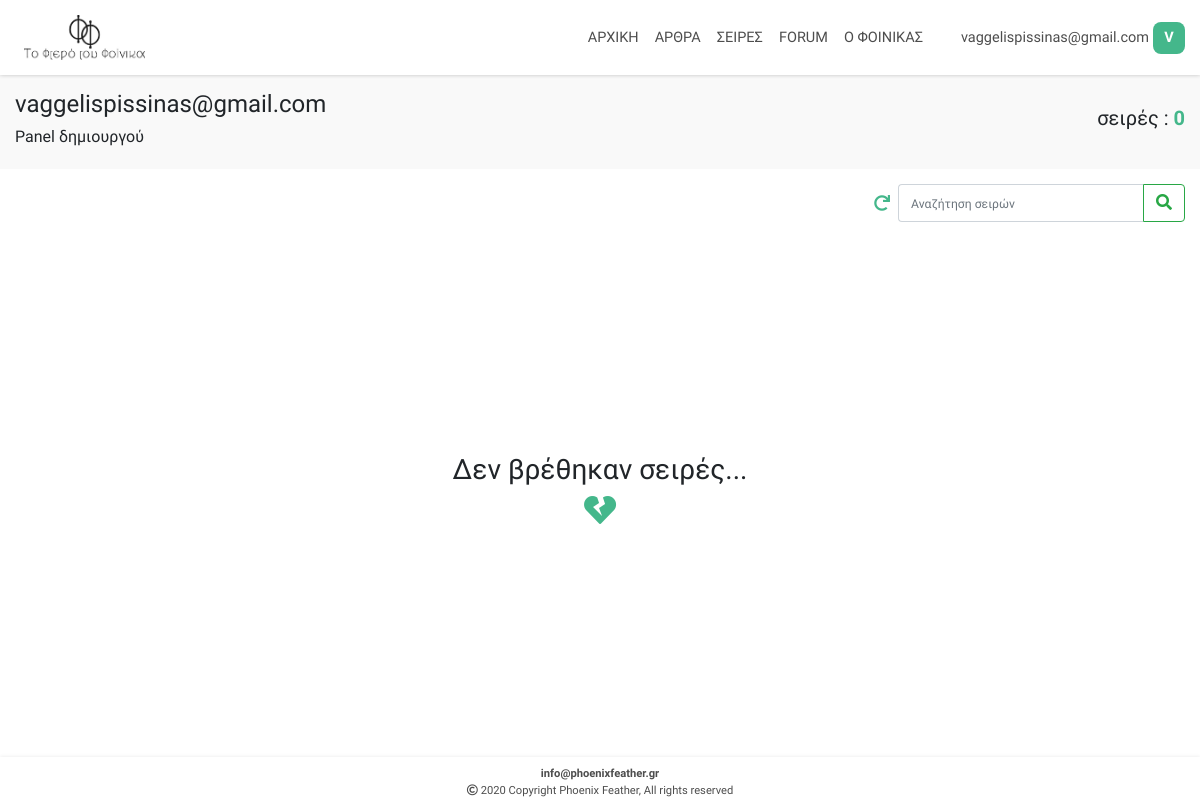
The app's page /authorsCoursesPreview (signed in) with its own data.
### users/models.py (models this page shows, shortened)
class Account(AbstractUser):
    class Meta:
        verbose_name = 'Account'
        verbose_name_plural = 'Accounts'
    username = None
    email = models.EmailField(unique=True, blank=False)
    profile_image = models.ImageField(upload_to = "Users_Profile_Images", blank=True, default='', verbose_name = "Profile Photo")
    first_name_slug = models.CharField(max_length=150, editable=False, default='',blank=True)
    last_name_slug = models.CharField(max_length=150, editable=False, default='',blank=True)
    full_name_slug = models.CharField(max_length=300, editable=False, default='',blank=True)
    objects = AccountManager()
    REQUIRED_FIELDS = []
    USERNAME_FIELD = 'email'
    def __str__(self):
        if self.first_name or self.last_name:
            username = f"{self.first_name} {self.last_name} - {self.email}"
        else:
            username = f"{self.email}"
        return username
    def image(self):
        if self.profile_image:
            p_img = mark_safe(f'<div style="width:80px; height:50px;  background-image:url({self.profile_image.url}); background-position: center; background-size: contain; background-repeat: no-repeat;"></div>')
        else:
            p_img = mark_safe(f'<div style="width:80px; height:50px; display:flex; flex-direction:column; justify-content:center; aligh-items:center;"><small style="font-size:9px;">NO IMAGE AVAILABLE</small></div>')
        return p_img
    image.short_description = 'Preview'

### courses/views.py (the view)
# urls.py: path('authorsCoursesPreview', views.authorsCoursesPreview, name='authorsCoursesPreview'),
@user_passes_test(lambda u: u.is_superuser or u.is_staff)
def authorsCoursesPreview(request):
    current_datetime = localtime(now())
    courses = Courses.objects.filter(author=request.user).order_by('-publish_date')
    if request.method == 'POST':
        mut = request.POST.copy()
        mut['search'] = ''.join(c for c in unicodedata.normalize('NFD', mut['search'].lower()) if unicodedata.category(c) != 'Mn')
        courses_Filter = CoursesFilter(mut, queryset=courses)
        courses = courses_Filter.qs
    else:
        courses_Filter = CoursesFilter()
    number_of_courses = len(courses)
    paginator = Paginator(courses, 6)
    page_number = request.GET.get('page')
    page_obj = paginator.get_page(page_number)
    context = {'courses':courses, 'courses_Filter':courses_Filter,'page_obj':page_obj, 'current_datetime':current_datetime, 'number_of_courses':number_of_courses}
    return render(request, 'courses/authorsCoursesPreview.html', context)

### courses/templates/courses/authorsCoursesPreview.html (shortened to what this page needs)
{% extends 'courses/base.html' %}
{% load static %}
{% load thumbnail %}
{% load courses %}
{% block links %}
<link rel="stylesheet" href="{% static 'courses/css/courses.css' %}">
{% endblock %}
{% block main %}
{% include 'articles/navigation.html' %}
<div style="padding-top:15px; padding-bottom:15px; background:#f9f9f9; display:flex; justify-content: space-between; align-items:center;" class="container-fluid">
  <div>
    <h4>{{request.user}}</h4>
    <h6>Panel δημιουργού</h6>
  </div>
  <div>
    <h5>σειρές : <span style="color:#44b78b; font-weight:bold;">{{number_of_courses}}</span></h5>
  </div>
</div>
<div style="display: flex; justify-content: flex-end; align-items: center; padding-top:15px;" class="container-fluid">
  <a href="{% url 'authorsCoursesPreview' %}">
    <div id="restore-default-courses" style="height: 100%; width:32px; display: flex; flex-direction: column; justify-content: center; align-items: center;">
      <i style="color: #44b78b;" class="fas fa-redo"></i>
    </div>
  </a>
  <form id="courses-search-form" action="{% url 'authorsCoursesPreview' %}" method="POST">
    {{courses_Filter.form.search}}
    <button id="courses-search-submit" class="btn btn-outline-success" type="submit"><i class="fas fa-search"></i></button>
  </form>
</div>
<div id="courses1">
  <div class="container-fluid">
    <div id="coursesContainer" class="row infinite-container">
      {% if courses.count %}
      {% for course in page_obj %}
      <div class="col-12 col-xl-6 infinite-item">
        <div class="container-fluid">
          <a href="{% url 'course' course.slug %}">
            <div class="row courseRow">
              {% thumbnail course.image "500x500" quality=91 as im %}
              <div style="background-image:url({{im.url}});" class="col-12 col-sm-5 col-lg-4 courseImageDiv">
                  {% if course.description or course.category %}
                  <div class="courseImageDivInner">
                    <span class="course-category">{{course.category.title}}</span>
                    <span class="course-description">{{course.description}}</span>
                  </div>
                  {% endif %}
              </div>
              {% endthumbnail %}
              <div class="col-12 col-sm-7 col-lg-8">
                <div class="courseInfo">
                  <div class="title-Description-Publised-Author">
                      <h4 class="courseTitle">{{course.title}}</h4>
                    <h6 class="text-muted published"><i class="far fa-calendar-alt"></i> {{course.publish_date}}</h6><br>
                  </div>
                  <div style="display:flex; flex:1; justify-content:space-between; width:100%;">
                    <div class="tags">
                      <div>
                        {% for tag in course.tags.all %}
                        <span>#{{ tag }}</span>
                        {% endfor %}
                      </div>
                    </div>
                  </div>
                  {% if course.approved %}
                  <div style="width:100%; color:#44b78b;" class="text-right text-muted time-left">
                    <small>Εγκρίθηκε <i style="color:#44b78b;" class="fas fa-check margin-left: 2px;"></i></small>
                  </div>
                  {% else %}
                  <div style="width:100%; color:#44b78b;" class="text-right text-muted time-left">
                    <small>Δεν έχει εγκριθεί ακόμα<i style="color:#44b78b; margin-left: 2px;" class="far fa-clock"></i></small>
                  </div>
                  {% endif %}
                  {% if course.publish_date > current_datetime %}
                    <div style="width:100%; color:#44b78b;" class="text-right text-muted time-left">
                      <small>Δεν έχει παρέλθει η ημερομηνία δημοσίευσης <i style="color:#44b78b; margin-left: 2px;" class="far fa-clock"></i></small>
                    </div>
                  {% else %}
                  <div style="width:100%; color:#44b78b;" class="text-right text-muted time-left">
                    <small>Η ημερομηνία δημοσίευσης έχει παρέλθει<i style="color:#44b78b; margin-left: 2px;" class="fas fa-check"></i></small>
                  </div>
                  {% endif %}
                </div>
              </div>
            </div>
          </a>
        </div>
      </div>
      {% endfor %}
      {% else %}
        <div class="text-center" id="no-courses-returned" style="width:100%; height:100%; min-height: calc(100vh - 52px); display:flex; flex-direction:column; justify-content:center; align-items:center;">
          <h3 class="d-none d-md-flex">Δεν βρέθηκαν σειρές...</h3>
          <i style="color:#44b78b;" class="fas fa-heart-broken fa-2x"></i>
        </div>
      {% endif %}
    </div>
  </div>
</div>
{% endblock %}
{% block footer %}
{% include 'articles/footer.html' %}
{% endblock %}

### articles/templates/articles/navigation.html (shortened to what this page needs)
{% load static %}
<div style="height:75px;" class="d-none d-md-block navHBlock"></div>
<div id="navbarWrapper" class="d-none d-md-block">
  <nav class="navbar navbar-expand-md">
    <a class="navbar-brand" href="{% url 'index' %}">
      <img style="max-height: 45px;" src="{% static 'articles/material/logo/phoenix_feather_logo_2.jpg' %}" alt="">
    </a>
    <div id="navbarLinks">
      <ul class="navbar-nav">
        <li class="nav-item">
          <a class="nav-link" href="{% url 'index' %}" id="navbarHome"><span>ΑΡΧΙΚΗ</span></a>
        </li>
        <li class="nav-item">
          <a class="nav-link" href="{% url 'articles' %}" id="navbarArticles"><span>ΑΡΘΡΑ</span></a>
        </li>
        <li class="nav-item">
          <a class="nav-link" href="{% url 'courses' %}" id="navbarCourses"><span>ΣΕΙΡΕΣ</span></a>
        </li>
        <li class="nav-item">
          <a class="nav-link" href="{% url 'forum' %}" id="navbarForum"><span>FORUM</span></a>
        </li>
        <li class="nav-item">
          <a class="nav-link" href="{% url 'informations' %}" id="navbarFAQs"><span>Ο ΦΟΙΝΙΚΑΣ</span></a>
        </li>
        {% if user.is_authenticated %}
        <li id="user-image-menu" class="nav-item" style="margin-right:15px; margin-left:30px; position: relative;">
          <a href="{% url 'profile' %}">
            <div class="user-nav-link">
              <span>{{user.email}}</span>
              <div class="firstLetterImageDiv">
                <span>{{user.email|upper|first}}</span>
              </div>
            </div>
          </a>
        </li>
        {% endif %}
      </ul>
    </div>
  </nav>
</div>

### articles/static/articles/css/base.css (style rules this page uses)
#Site { display: flex; min-height: 100vh; flex-direction: column; }
body, html { font-family: 'Didact Gothic'; max-width: 100vw !important; overflow-x: hidden; }
a { text-decoration: none !important; outline: none !important; }

### articles/static/articles/css/navigation.css (style rules this page uses)
.navbar { min-height: 75px; width: 100%; position: fixed; top: 0; background: white; box-shadow: 0px 0px 4px silver; padding: 4px 0px 4px 0px; z-index: 800; }
#navbarLinks { width: 100%; }
.navbar-nav { display: flex; justify-content: flex-end; align-items: center; }
.navbar-brand { margin-left: 2vw; display: flex; flex-direction: column; justify-content: center; align-items: center; }
.navbar-nav a { color: #4d4d4d; transition: 0.4s; font-size: 14.5px; }
.navbar .nav-link { transition: all 0.3s ease-in-out; }
.firstLetterImageDiv { background: #44b78b; display: flex; justify-content: center; align-items: center; cursor: pointer; margin-left: 4px; }
.userImageDiv, .firstLetterImageDiv { height: 32px; width: 32px; border-radius: 8px; background-position: center; background-size: cover; background-repeat: no-repeat; }
.userImageDiv span, .firstLetterImageDiv span { color: white; font-weight: bold; }
.user-nav-link { display: flex; position: relative; justify-content: center; align-items: center; cursor: pointer; }

### courses/static/courses/css/courses.css (style rules this page uses)
#courses1 { width: 100%; display: flex; flex-direction: column; justify-content: flex-start; align-items: center; padding-top: 15px; }
#no-courses-returned { min-height: calc(100vh - 85px - 75px - 52px - 53px) !important; margin-top: -15px; }
#courses-search-form { display:flex; }
#courses-search-input { border-right: none; border-top-right-radius: 0px; border-bottom-right-radius: 0px; }
#courses-search-input::placeholder { font-size: 12.2px; }
#courses-search-submit { border-top-left-radius: 0px; border-bottom-left-radius: 0px; }

### records on screen
Account: email "vaggelispissinas@gmail.com", email|first "V", user "vaggelispissinas@gmail.com"

### other values on screen
{{ number_of_courses }} "0"
